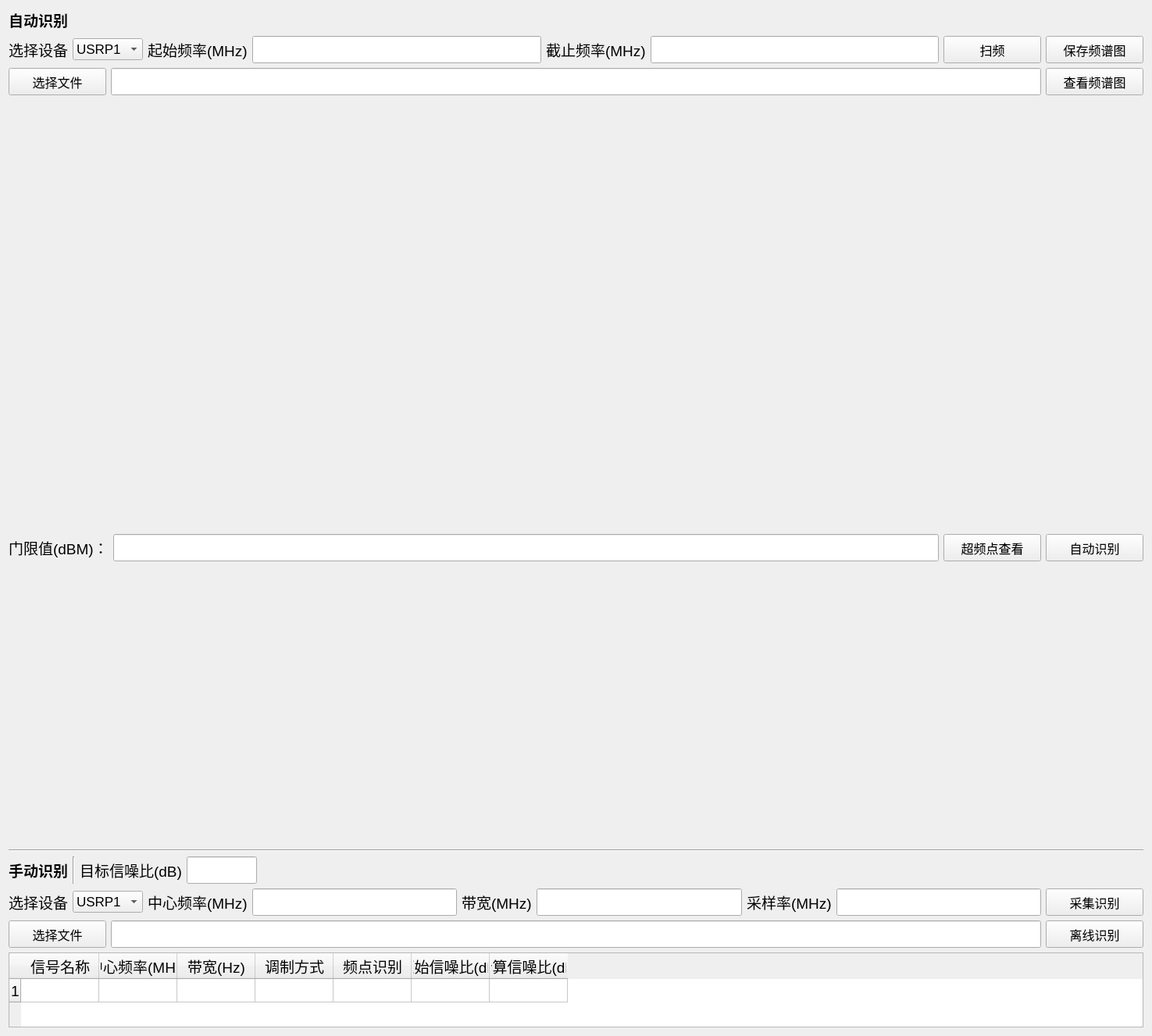
          <widget class="QWidget" name="scrollAreaWidgetContents">
           <property name="geometry">
            <rect>
             <x>0</x>
             <y>0</y>
             <width>1475</width>
             <height>1327</height>
            </rect>
           </property>
           <layout class="QVBoxLayout" name="verticalLayout_5">
            <item>
             <widget class="QLabel" name="label">
              <property name="font">
               <font>
                <pointsize>14</pointsize>
                <weight>75</weight>
                <bold>true</bold>
               </font>
              </property>
              <property name="text">
               <string>自动识别</string>
              </property>
             </widget>
            </item>
            <item>
             <layout class="QHBoxLayout" name="horizontalLayout_3">
              <item>
               <widget class="QLabel" name="label_9">
                <property name="font">
                 <font>
                  <pointsize>14</pointsize>
                 </font>
                </property>
                <property name="text">
                 <string>选择设备</string>
                </property>
               </widget>
              </item>
              <item>
               <widget class="QComboBox" name="comboBox_2">
                <property name="minimumSize">
                 <size>
                  <width>90</width>
                  <height>0</height>
                 </size>
                </property>
                <property name="font">
                 <font>
                  <pointsize>13</pointsize>
                 </font>
                </property>
                <item>
                 <property name="text">
                  <string>USRP1</string>
                 </property>
                </item>
                <item>
                 <property name="text">
                  <string>USRP2</string>
                 </property>
                </item>
                <item>
                 <property name="text">
                  <string>USRP3</string>
                 </property>
                </item>
                <item>
                 <property name="text">
                  <string>USRP4</string>
                 </property>
                </item>
                <item>
                 <property name="text">
                  <string>3900A</string>
                 </property>
                </item>
               </widget>
              </item>
              <item>
               <widget class="QLabel" name="label_2">
                <property name="font">
                 <font>
                  <pointsize>14</pointsize>
                 </font>
                </property>
                <property name="text">
                 <string>起始频率(MHz)</string>
                </property>
               </widget>
              </item>
              <item>
               <widget class="QLineEdit" name="lineEdit_1">
                <property name="minimumSize">
                 <size>
                  <width>0</width>
                  <height>35</height>
                 </size>
                </property>
                <property name="font">
                 <font>
                  <family>Times New Roman</family>
                  <pointsize>14</pointsize>
                  <weight>75</weight>
                  <bold>true</bold>
                 </font>
                </property>
               </widget>
              </item>
              <item>
               <widget class="QLabel" name="label_3">
                <property name="font">
                 <font>
                  <pointsize>14</pointsize>
                 </font>
                </property>
                <property name="text">
                 <string>截止频率(MHz)</string>
                </property>
               </widget>
              </item>
              <item>
               <widget class="QLineEdit" name="lineEdit_2">
                <property name="minimumSize">
                 <size>
                  <width>0</width>
                  <height>35</height>
                 </size>
                </property>
                <property name="font">
                 <font>
                  <family>Times New Roman</family>
                  <pointsize>14</pointsize>
                  <weight>75</weight>
                  <bold>true</bold>
                 </font>
                </property>
               </widget>
              </item>
              <item>
               <widget class="QPushButton" name="pushButton_1">
                <property name="sizePolicy">
                 <sizepolicy hsizetype="Minimum" vsizetype="Fixed">
                  <horstretch>0</horstretch>
                  <verstretch>0</verstretch>
                 </sizepolicy>
                </property>
                <property name="minimumSize">
                 <size>
                  <width>125</width>
                  <height>35</height>
                 </size>
                </property>
                <property name="font">
                 <font>
                  <pointsize>12</pointsize>
                 </font>
                </property>
                <property name="cursor">
                 <cursorShape>PointingHandCursor</cursorShape>
                </property>
                <property name="text">
                 <string>扫频</string>
                </property>
               </widget>
              </item>
              <item>
               <widget class="QPushButton" name="pushButton_9">
                <property name="sizePolicy">
                 <sizepolicy hsizetype="Minimum" vsizetype="Fixed">
                  <horstretch>0</horstretch>
                  <verstretch>0</verstretch>
                 </sizepolicy>
                </property>
                <property name="minimumSize">
                 <size>
                  <width>125</width>
                  <height>35</height>
                 </size>
                </property>
                <property name="font">
                 <font>
                  <pointsize>12</pointsize>
                 </font>
                </property>
                <property name="cursor">
                 <cursorShape>PointingHandCursor</cursorShape>
                </property>
                <property name="text">
                 <string>保存频谱图</string>
                </property>
               </widget>
              </item>
             </layout>
            </item>
            <item>
             <layout class="QHBoxLayout" name="horizontalLayout_2">
              <item>
               <widget class="QPushButton" name="pushButton_5">
                <property name="sizePolicy">
                 <sizepolicy hsizetype="Minimum" vsizetype="Fixed">
                  <horstretch>0</horstretch>
                  <verstretch>0</verstretch>
                 </sizepolicy>
                </property>
                <property name="minimumSize">
                 <size>
                  <width>125</width>
                  <height>35</height>
                 </size>
                </property>
                <property name="font">
                 <font>
                  <pointsize>12</pointsize>
                 </font>
                </property>
                <property name="cursor">
                 <cursorShape>PointingHandCursor</cursorShape>
                </property>
                <property name="text">
                 <string>选择文件</string>
                </property>
               </widget>
              </item>
              <item>
               <widget class="QLineEdit" name="lineEdit_3">
                <property name="minimumSize">
                 <size>
                  <width>0</width>
                  <height>35</height>
                 </size>
                </property>
                <property name="font">
                 <font>
                  <family>Times New Roman</family>
                  <pointsize>14</pointsize>
                  <weight>75</weight>
                  <bold>true</bold>
                 </font>
                </property>
               </widget>
              </item>
              <item>
               <widget class="QPushButton" name="pushButton_6">
                <property name="sizePolicy">
                 <sizepolicy hsizetype="Minimum" vsizetype="Fixed">
                  <horstretch>0</horstretch>
                  <verstretch>0</verstretch>
                 </sizepolicy>
                </property>
                <property name="minimumSize">
                 <size>
                  <width>125</width>
                  <height>35</height>
                 </size>
                </property>
                <property name="font">
                 <font>
                  <pointsize>12</pointsize>
                 </font>
                </property>
                <property name="cursor">
                 <cursorShape>PointingHandCursor</cursorShape>
                </property>
                <property name="text">
                 <string>查看频谱图</string>
                </property>
               </widget>
              </item>
             </layout>
            </item>
            <item>
             <widget class="QWidget" name="widget" native="true">
              <property name="minimumSize">
               <size>
                <width>0</width>
                <height>550</height>
               </size>
              </property>
              <property name="maximumSize">
               <size>
                <width>16777215</width>
                <height>16777215</height>
               </size>
              </property>
              <layout class="QVBoxLayout" name="verticalLayout_2">
               <item>
                <layout class="QVBoxLayout" name="verticalLayout">
                 <item>
                  <spacer name="horizontalSpacer">
                   <property name="orientation">
                    <enum>Qt::Horizontal</enum>
                   </property>
                   <property name="sizeHint" stdset="0">
                    <size>
                     <width>40</width>
                     <height>20</height>
                    </size>
                   </property>
                  </spacer>
                 </item>
                 <item>
                  <spacer name="verticalSpacer">
                   <property name="orientation">
                    <enum>Qt::Vertical</enum>
                   </property>
                   <property name="sizeHint" stdset="0">
                    <size>
                     <width>20</width>
                     <height>40</height>
                    </size>
                   </property>
                  </spacer>
                 </item>
                </layout>
               </item>
              </layout>
             </widget>
            </item>
            <item>
             <layout class="QHBoxLayout" name="horizontalLayout_5">
              <item>
               <widget class="QLabel" name="label_7">
                <property name="font">
                 <font>
                  <pointsize>14</pointsize>
                 </font>
                </property>
                <property name="text">
                 <string>门限值(dBM)：</string>
                </property>
               </widget>
              </item>
              <item>
               <widget class="QLineEdit" name="lineEdit_6">
                <property name="minimumSize">
                 <size>
                  <width>0</width>
                  <height>35</height>
                 </size>
                </property>
                <property name="font">
                 <font>
                  <family>Times New Roman</family>
                  <pointsize>14</pointsize>
                  <weight>75</weight>
                  <bold>true</bold>
                 </font>
                </property>
               </widget>
              </item>
              <item>
               <widget class="QPushButton" name="pushButton_8">
                <property name="sizePolicy">
                 <sizepolicy hsizetype="Minimum" vsizetype="Fixed">
                  <horstretch>0</horstretch>
                  <verstretch>0</verstretch>
                 </sizepolicy>
                </property>
                <property name="minimumSize">
                 <size>
                  <width>125</width>
                  <height>35</height>
                 </size>
                </property>
                <property name="font">
                 <font>
                  <pointsize>12</pointsize>
                 </font>
                </property>
                <property name="cursor">
                 <cursorShape>PointingHandCursor</cursorShape>
                </property>
                <property name="text">
                 <string>超频点查看</string>
                </property>
               </widget>
              </item>
              <item>
               <widget class="QPushButton" name="pushButton_7">
                <property name="sizePolicy">
                 <sizepolicy hsizetype="Minimum" vsizetype="Fixed">
                  <horstretch>0</horstretch>
                  <verstretch>0</verstretch>
                 </sizepolicy>
                </property>
                <property name="minimumSize">
                 <size>
                  <width>125</width>
                  <height>35</height>
                 </size>
                </property>
                <property name="font">
                 <font>
                  <pointsize>12</pointsize>
                 </font>
                </property>
                <property name="cursor">
                 <cursorShape>PointingHandCursor</cursorShape>
                </property>
                <property name="text">
                 <string>自动识别</string>
                </property>
               </widget>
              </item>
             </layout>
            </item>
            <item>
             <widget class="QWidget" name="widget_2" native="true">
              <property name="minimumSize">
               <size>
                <width>0</width>
                <height>350</height>
               </size>
              </property>
              <property name="maximumSize">
               <size>
                <width>16777215</width>
                <height>16777215</height>
               </size>
              </property>
              <layout class="QVBoxLayout" name="verticalLayout_3">
               <item>
                <layout class="QVBoxLayout" name="verticalLayout_4">
                 <item>
                  <spacer name="horizontalSpacer_2">
                   <property name="orientation">
                    <enum>Qt::Horizontal</enum>
                   </property>
                   <property name="sizeHint" stdset="0">
                    <size>
                     <width>40</width>
                     <height>20</height>
                    </size>
                   </property>
                  </spacer>
                 </item>
                 <item>
                  <spacer name="verticalSpacer_2">
                   <property name="orientation">
                    <enum>Qt::Vertical</enum>
                   </property>
                   <property name="sizeHint" stdset="0">
                    <size>
                     <width>20</width>
                     <height>40</height>
                    </size>
                   </property>
                  </spacer>
                 </item>
                </layout>
               </item>
              </layout>
             </widget>
            </item>
            <item>
             <widget class="Line" name="line">
              <property name="orientation">
               <enum>Qt::Horizontal</enum>
              </property>
             </widget>
            </item>
            <item>
             <layout class="QHBoxLayout" name="horizontalLayout_23">
              <item>
               <widget class="QLabel" name="label_4">
                <property name="font">
                 <font>
                  <pointsize>14</pointsize>
                  <weight>75</weight>
                  <bold>true</bold>
                 </font>
                </property>
                <property name="text">
                 <string>手动识别</string>
                </property>
               </widget>
              </item>
              <item>
               <widget class="Line" name="line_35">
                <property name="orientation">
                 <enum>Qt::Vertical</enum>
                </property>
               </widget>
              </item>
              <item>
               <widget class="QLabel" name="label_58">
                <property name="font">
                 <font>
                  <pointsize>14</pointsize>
                 </font>
                </property>
                <property name="text">
                 <string>目标信噪比(dB)</string>
                </property>
               </widget>
              </item>
              <item>
               <widget class="QLineEdit" name="lineEdit_37">
                <property name="minimumSize">
                 <size>
                  <width>0</width>
                  <height>35</height>
                 </size>
                </property>
                <property name="maximumSize">
                 <size>
                  <width>90</width>
                  <height>16777215</height>
                 </size>
                </property>
                <property name="font">
                 <font>
                  <family>Times New Roman</family>
                  <pointsize>14</pointsize>
                  <weight>75</weight>
                  <bold>true</bold>
                 </font>
                </property>
               </widget>
              </item>
              <item>
               <spacer name="horizontalSpacer_10">
                <property name="orientation">
                 <enum>Qt::Horizontal</enum>
                </property>
                <property name="sizeHint" stdset="0">
                 <size>
                  <width>40</width>
                  <height>20</height>
                 </size>
                </property>
               </spacer>
              </item>
             </layout>
            </item>
            <item>
             <layout class="QHBoxLayout" name="horizontalLayout">
              <item>
               <widget class="QLabel" name="label_10">
                <property name="font">
                 <font>
                  <pointsize>14</pointsize>
                 </font>
                </property>
                <property name="text">
                 <string>选择设备</string>
                </property>
               </widget>
              </item>
              <item>
               <widget class="QComboBox" name="comboBox_3">
                <property name="minimumSize">
                 <size>
                  <width>90</width>
                  <height>0</height>
                 </size>
                </property>
                <property name="font">
                 <font>
                  <pointsize>13</pointsize>
                 </font>
                </property>
                <item>
                 <property name="text">
                  <string>USRP1</string>
                 </property>
                </item>
                <item>
                 <property name="text">
                  <string>USRP2</string>
                 </property>
                </item>
                <item>
                 <property name="text">
                  <string>USRP3</string>
                 </property>
                </item>
                <item>
                 <property name="text">
                  <string>USRP4</string>
                 </property>
                </item>
                <item>
                 <property name="text">
                  <string>3900A</string>
                 </property>
                </item>
               </widget>
              </item>
              <item>
               <widget class="QLabel" name="label_5">
                <property name="font">
                 <font>
                  <pointsize>14</pointsize>
                 </font>
                </property>
                <property name="text">
                 <string>中心频率(MHz)</string>
                </property>
               </widget>
              </item>
              <item>
               <widget class="QLineEdit" name="lineEdit_4">
                <property name="minimumSize">
                 <size>
                  <width>0</width>
                  <height>35</height>
                 </size>
                </property>
                <property name="font">
                 <font>
                  <family>Times New Roman</family>
                  <pointsize>14</pointsize>
                  <weight>75</weight>
                  <bold>true</bold>
                 </font>
                </property>
               </widget>
              </item>
              <item>
               <widget class="QLabel" name="label_6">
                <property name="font">
                 <font>
                  <pointsize>14</pointsize>
                 </font>
                </property>
                <property name="text">
                 <string>带宽(MHz)</string>
                </property>
               </widget>
              </item>
              <item>
               <widget class="QLineEdit" name="lineEdit_5">
                <property name="minimumSize">
                 <size>
                  <width>0</width>
                  <height>35</height>
                 </size>
                </property>
                <property name="font">
                 <font>
                  <family>Times New Roman</family>
                  <pointsize>14</pointsize>
                  <weight>75</weight>
                  <bold>true</bold>
                 </font>
                </property>
               </widget>
              </item>
              <item>
               <widget class="QLabel" name="label_8">
                <property name="font">
                 <font>
                  <pointsize>14</pointsize>
                 </font>
                </property>
                <property name="text">
                 <string>采样率(MHz)</string>
                </property>
               </widget>
              </item>
              <item>
               <widget class="QLineEdit" name="lineEdit_8">
                <property name="minimumSize">
                 <size>
                  <width>0</width>
                  <height>35</height>
                 </size>
                </property>
                <property name="font">
                 <font>
                  <family>Times New Roman</family>
                  <pointsize>14</pointsize>
                  <weight>75</weight>
                  <bold>true</bold>
                 </font>
                </property>
               </widget>
              </item>
              <item>
               <widget class="QPushButton" name="pushButton_2">
                <property name="sizePolicy">
                 <sizepolicy hsizetype="Minimum" vsizetype="Fixed">
                  <horstretch>0</horstretch>
                  <verstretch>0</verstretch>
                 </sizepolicy>
                </property>
                <property name="minimumSize">
                 <size>
                  <width>125</width>
                  <height>35</height>
                 </size>
                </property>
                <property name="font">
                 <font>
                  <pointsize>12</pointsize>
                 </font>
                </property>
                <property name="cursor">
                 <cursorShape>PointingHandCursor</cursorShape>
                </property>
                <property name="text">
                 <string>采集识别</string>
                </property>
               </widget>
              </item>
             </layout>
            </item>
            <item>
             <layout class="QHBoxLayout" name="horizontalLayout_4">
              <item>
               <widget class="QPushButton" name="pushButton_3">
                <property name="sizePolicy">
                 <sizepolicy hsizetype="Minimum" vsizetype="Fixed">
                  <horstretch>0</horstretch>
                  <verstretch>0</verstretch>
                 </sizepolicy>
                </property>
                <property name="minimumSize">
                 <size>
                  <width>125</width>
                  <height>35</height>
                 </size>
                </property>
                <property name="font">
                 <font>
                  <pointsize>12</pointsize>
                 </font>
                </property>
                <property name="cursor">
                 <cursorShape>PointingHandCursor</cursorShape>
                </property>
                <property name="text">
                 <string>选择文件</string>
                </property>
               </widget>
              </item>
              <item>
               <widget class="QLineEdit" name="lineEdit_7">
                <property name="minimumSize">
                 <size>
                  <width>0</width>
                  <height>35</height>
                 </size>
                </property>
                <property name="font">
                 <font>
                  <family>Times New Roman</family>
                  <pointsize>14</pointsize>
                  <weight>75</weight>
                  <bold>true</bold>
                 </font>
                </property>
               </widget>
              </item>
              <item>
               <widget class="QPushButton" name="pushButton_4">
                <property name="sizePolicy">
                 <sizepolicy hsizetype="Minimum" vsizetype="Fixed">
                  <horstretch>0</horstretch>
                  <verstretch>0</verstretch>
                 </sizepolicy>
                </property>
                <property name="minimumSize">
                 <size>
                  <width>125</width>
                  <height>35</height>
                 </size>
                </property>
                <property name="font">
                 <font>
                  <pointsize>12</pointsize>
                 </font>
                </property>
                <property name="cursor">
                 <cursorShape>PointingHandCursor</cursorShape>
                </property>
                <property name="text">
                 <string>离线识别</string>
                </property>
               </widget>
              </item>
             </layout>
            </item>
            <item>
             <widget class="QTableWidget" name="tableWidget_3">
              <property name="maximumSize">
               <size>
                <width>16777215</width>
                <height>96</height>
               </size>
              </property>
              <property name="font">
               <font>
                <pointsize>14</pointsize>
                <weight>50</weight>
                <bold>false</bold>
               </font>
              </property>
              <row>
               <property name="text">
                <string>1</string>
               </property>
               <property name="font">
                <font>
                 <pointsize>14</pointsize>
                </font>
               </property>
              </row>
              <column>
               <property name="text">
                <string>信号名称</string>
               </property>
               <property name="font">
                <font>
                 <pointsize>14</pointsize>
                 <weight>50</weight>
                 <bold>false</bold>
                </font>
               </property>
              </column>
              <column>
               <property name="text">
                <string>中心频率(MHz)</string>
               </property>
               <property name="font">
                <font>
                 <pointsize>14</pointsize>
                 <weight>50</weight>
                 <bold>false</bold>
                </font>
               </property>
              </column>
              <column>
               <property name="text">
                <string>带宽(Hz)</string>
               </property>
               <property name="font">
                <font>
                 <pointsize>14</pointsize>
                 <weight>50</weight>
                 <bold>false</bold>
                </font>
               </property>
              </column>
              <column>
               <property name="text">
                <string>调制方式</string>
               </property>
               <property name="font">
                <font>
                 <pointsize>14</pointsize>
                </font>
               </property>
              </column>
              <column>
               <property name="text">
                <string>频点识别</string>
               </property>
               <property name="font">
                <font>
                 <pointsize>14</pointsize>
                </font>
               </property>
              </column>
              <column>
               <property name="text">
                <string>原始信噪比(dB)</string>
               </property>
               <property name="font">
                <font>
                 <pointsize>14</pointsize>
                </font>
               </property>
              </column>
              <column>
               <property name="text">
                <string>计算信噪比(dB)</string>
               </property>
               <property name="font">
                <font>
                 <pointsize>14</pointsize>
                </font>
               </property>
              </column>
              <item row="0" column="1">
               <property name="text">
                <string/>
               </property>
              </item>
             </widget>
            </item>
           </layout>
          </widget>
